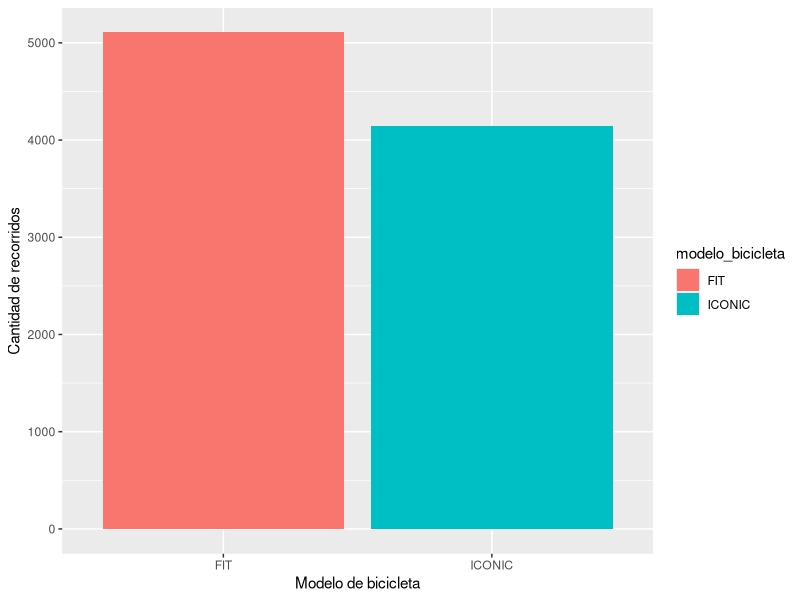
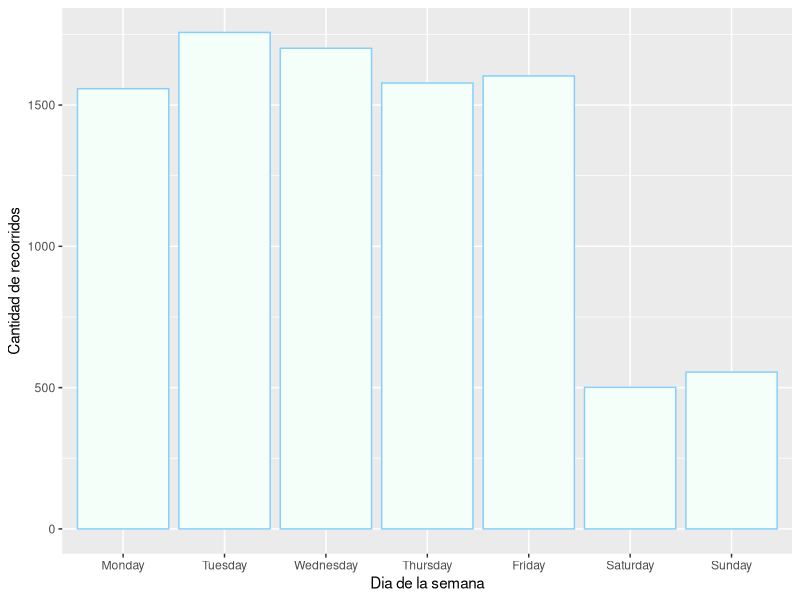
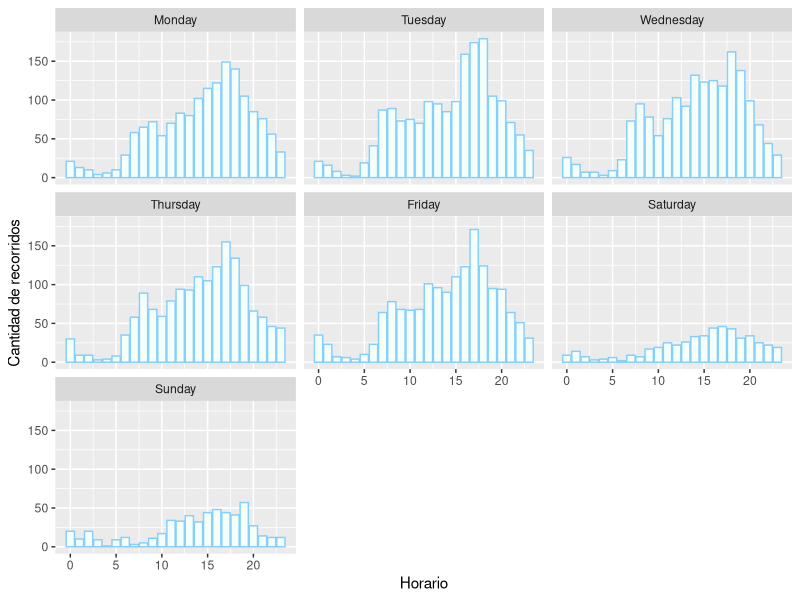
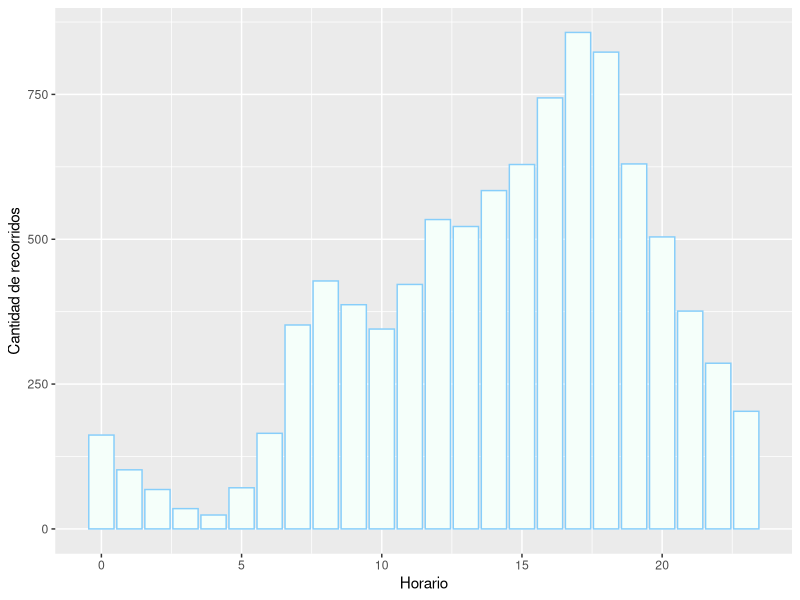
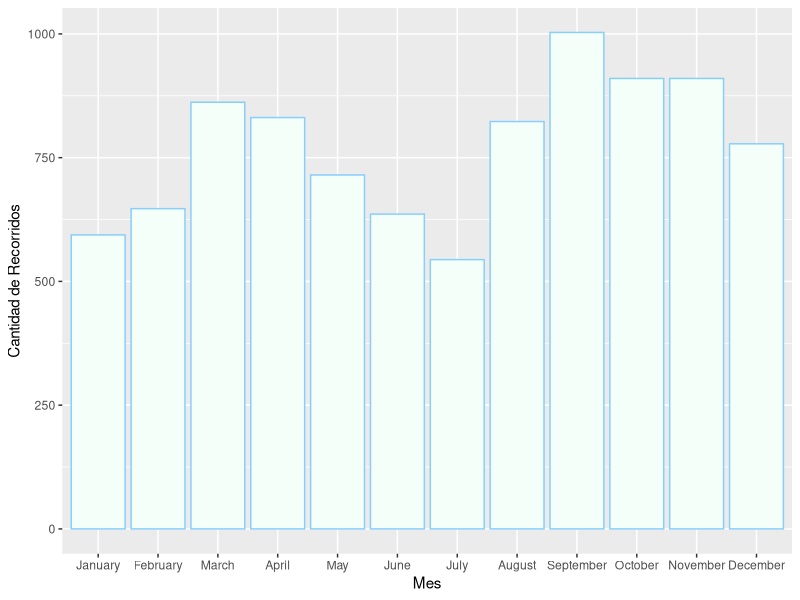
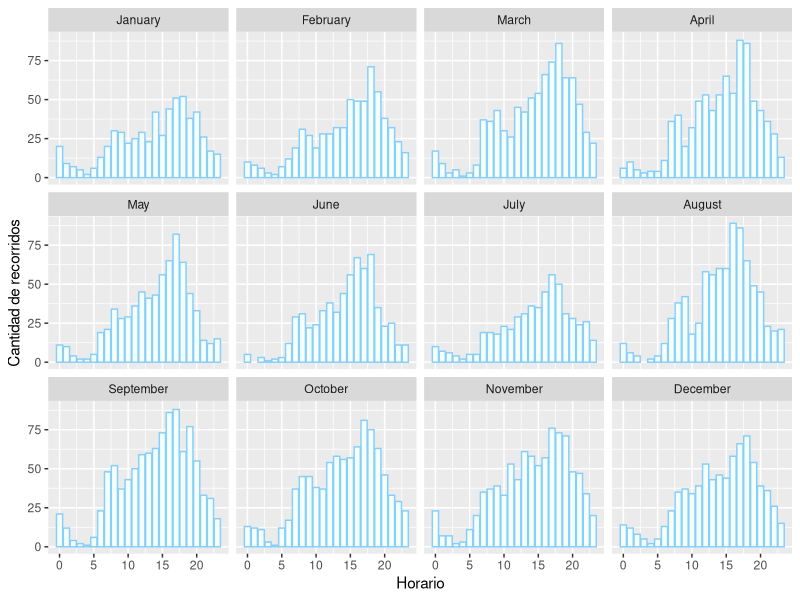
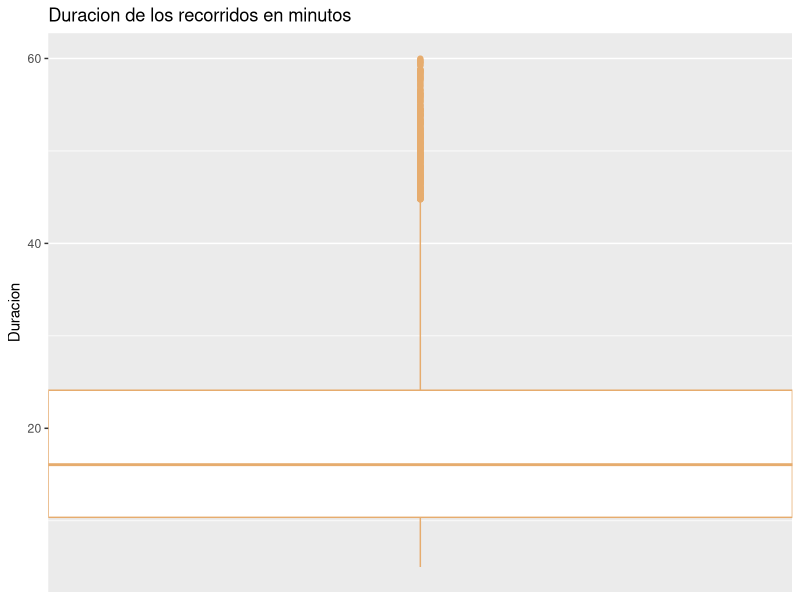
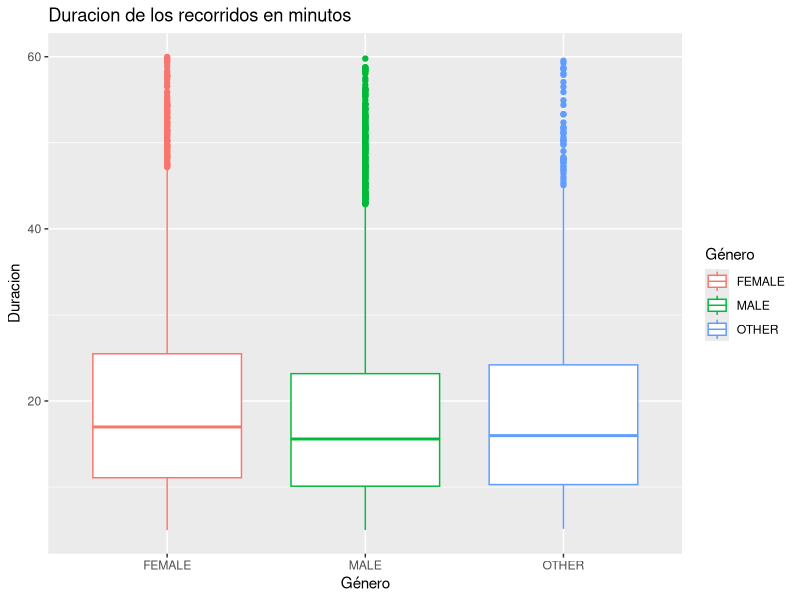

The R source for these figures, in order: (Note: this script raises an error after producing the figures.)
#CONSIDERACIONES ----

#1. Nuestras PC's trabajan con algunas variables en ingles y no en español, entonces si surgen problemas con el fct_level por ejemplo, es porque nosotros ordenamos las categorías en ingles y no español.

#2. Para tener una compresión mas rápida de los nombres de variables, utilizamos los siguientes prefijos "df_" para referirnos a un dataframe, "gr_" para referirnos a un gráfico y "v_" para referirnos a una variable.


#LIBRERIAS ----
library(readr)
library(tidyverse)


#VARIABLES ----

#Las fechas de los días feriados de Argentina 2022 los obtuvimos de la siguiente pagina: https://www.argentina.gob.ar/interior/feriados-nacionales-2022
v_feriados <- c("2022-01-01", "2022-02-28", "2022-03-01", "2022-03-24", "2022-04-02", "2022-04-14", "2022-04-15", "2022-04-16", "2022-04-17", "2022-04-22", "2022-04-23", "2022-04-24", "2022-05-01", "2022-05-02", "2022-05-18", "2022-05-25", "2022-06-17", "2022-06-20", "2022-07-09", "2022-07-30", "2022-08-15", "2022-09-26", "2022-09-27", "2022-10-05", "2022-10-07", "2022-10-10", "2022-11-20", "2022-11-21", "2022-12-08", "2022-12-09", "2022-12-25")

#(nota: cp indica la cantidad de personas)
v_feriaLibro <- c("2022-04-28","2022-04-29","2022-04-30","2022-05-01","2022-05-02","2022-05-03","2022-05-04","2022-05-05","2022-05-06","2022-05-07","2022-05-08","2022-05-09","2022-05-10","2022-05-11","2022-05-12","2022-05-13","2022-05-14","2022-05-15","2022-05-16") #cp = 1.245.000
v_comicCon <- c("2022-05-20","2022-05-21","2022-05-22") #cp = 80 mil
v_duaLipa <- c("2022-09-13","2022-09-14") #cp = 50 mil
v_marchaLGBTQI <- c("2022-10-05") #cp = 130 mil
v_coldplay <- c("2022-10-25","2022-10-26","2022-10-28","2022-10-29","2022-11-01","2022-11-01","2022-11-02","2022-11-04","2022-11-05","2022-11-07","2022-11-08") #cp = 600 mil
v_primaveraSound <- c("2022-11-12","2022-11-13") #cp = 100 mil
v_finalMundial <- c("2022-12-18") #cp = 4 millones
v_feriadoMundial <- c("2022-12-20") #cp = 5 millones

v_diasDestacados <- c(v_feriaLibro, v_comicCon, v_duaLipa, v_marchaLGBTQI, v_coldplay, v_primaveraSound, v_finalMundial, v_feriadoMundial)
#DATAFRAMES
#Dataframes_originales ----

#Lectura de dataframes. Para leer los archivos csv usamos el comando read_csv.

df_clima_aeroparque_BA_2022 <- read_csv("Data/Clima_Aeroparque_BA.csv")

df_bike_trips_2022 <- read_csv("Data/trips_2022_reducido.csv")


#Dataframes_bicis_modificado ----
#Dataframe de bicis filtrado por duración del recorrido, con 4 variables mas ("month", "week_day", "hour" y "public_holiday") y la variable fecha renombrada a date.

df_bike_trips_2022_reformed <- df_bike_trips_2022 %>% 
  filter(between(duracion_recorrido, left = 60*5, right = 60*60)) %>% 
  rename(date = fecha) %>% 
  mutate(month = months(fecha_origen_recorrido), 
         hour = hour(fecha_origen_recorrido), 
         week_day = weekdays(date),
         public_holiday = (date %in% v_feriados))
         
#Dataframes_clima_modificado ----
#Dataframe del clima con 3 variables mas("month", "is_rain", "rain_strength")

df_clima_aeroparque_BA_2022_reformed <- df_clima_aeroparque_BA_2022 %>% 
  mutate(month = months(date),
         is_rain = (prcp > 0),
         rain_strength = case_when(prcp > 0 & prcp <= 3 ~ "debil",
                                 prcp > 3.0 & prcp <= 6.5 ~ "ligera",
                                 prcp > 6.5 & prcp <= 16.0 ~ "moderada",
                                 prcp > 16.0 & prcp <= 40.0 ~ "fuerte",
                                 prcp > 100.0 ~ "torrencial",
                                 .default = "no llovio")) 




#Dataframe_joined ----
#FULL JOIN DE DATAFRAMES
df_bikes_and_weather <- full_join(df_bike_trips_2022_reformed, df_clima_aeroparque_BA_2022_reformed, by = "date")

#Dataframes Descriptivos ----
#dataframe con la duracion de viaje promedio y mediana
df_promedio_y_mediana_de_viajes <-  df_bike_trips_2022_reformed %>% 
  mutate(duracion_recorrido = duracion_recorrido/60) %>% 
  summarise("promedio duracion de viaje" = mean(duracion_recorrido), "mediana de la duracion de viajes" = median(duracion_recorrido))


#GRAFICOS ----

#Dataframe df_bike_trips_2022_reformed
#visualizacion de viajes en minutos
gr_trips_duration_in_minutes_col <- df_bike_trips_2022_reformed %>% 
  mutate(duracion_recorrido = duracion_recorrido/60) %>% 
  ggplot(mapping = aes(x = duracion_recorrido)) +
  geom_histogram(colour = "#E6AC6E", fill = "beige", bins = 11) +
  labs(x = "Duracion", y = "Cantidad de Recorridos", title = "Duracion de los recorridos en minutos")

gr_trips_duration_in_minutes_box <- df_bike_trips_2022_reformed %>% 
  mutate(duracion_recorrido = duracion_recorrido/60) %>% 
  ggplot(mapping = aes(y = duracion_recorrido)) +
  geom_boxplot(color = "#E6AC6E") +
  labs(y = "Duracion", title = "Duracion de los recorridos en minutos") +
  scale_x_discrete(expand = c(0,0))

gr_trips_duration_in_minutes_by_gender <- df_bike_trips_2022_reformed %>% 
  filter(!is.na(Género)) %>% 
  mutate(duracion_recorrido = duracion_recorrido/60) %>% 
  ggplot(mapping = aes(y = duracion_recorrido, x = Género, color = Género)) +
  geom_boxplot() +
  labs(y = "Duracion", title = "Duracion de los recorridos en minutos")

#visualizacion de viajes por mes
gr_trips_by_month <- df_bike_trips_2022_reformed %>% 
  ggplot(mapping = aes(x = fct_relevel(month, c("January", "February", "March", "April", "May", "June", "July", "August", "September", "October", "November", "December")))) +
  geom_bar(fill = "mintcream", colour = "lightskyblue") +
  labs(x = "Mes", y = "Cantidad de Recorridos")

#visualizacion de viajes por dia
gr_trips_by_day <- df_bike_trips_2022_reformed %>% 
  ggplot(mapping = aes(x = fct_relevel(week_day, c("Monday", "Tuesday", "Wednesday", "Thursday", "Friday", "Saturday", "Sunday"))))+
  geom_bar(fill = "mintcream", colour = "lightskyblue") +
  labs(x = "Dia de la semana", y = "Cantidad de recorridos")

#visualizacion de viajes por hora
gr_trips_by_hour <- df_bike_trips_2022_reformed %>% 
  ggplot(mapping = aes(x = hour)) +
  geom_bar(fill = "mintcream", colour = "lightskyblue") +
  labs(x = "Horario", y = "Cantidad de recorridos") 

#visualizacion de viajes por mes y hora
gr_trips_by_month_and_hour <- df_bike_trips_2022_reformed %>% 
  group_by(month) %>% 
  ggplot(mapping = aes(x = hour)) +
  geom_bar(fill = "mintcream",color = "lightskyblue") +
  facet_wrap(~fct_relevel(month, c("January", "February", "March", "April", "May", "June", "July", "August", "September", "October", "November", "December"))) +
  labs(x = "Horario", y = "Cantidad de recorridos")

#visualizacion de viajes por dia y hora
gr_trips_by_day_and_hour <- df_bike_trips_2022_reformed %>% 
  group_by(week_day) %>% 
  ggplot(mapping = aes(x = hour)) +
  geom_bar(fill = "mintcream",color = "lightskyblue") +
  facet_wrap(~fct_relevel(week_day, c("Monday", "Tuesday", "Wednesday", "Thursday", "Friday", "Saturday", "Sunday"))) +
  labs(x = "Horario", y = "Cantidad de recorridos")

#dataframe con la cantidad de estaciones de origen 
df_origin_trip <- df_bike_trips_2022_reformed %>% 
  select(id_estacion_origen, nombre_estacion_origen) %>% 
  group_by(id_estacion_origen, nombre_estacion_origen) %>% 
  summarise(amount_by_station = n()) %>% 
  arrange(desc(amount_by_station))

#dataframe con la cantidad de estaciones de llegada
df_destination_trip <- df_bike_trips_2022_reformed %>% 
  select(id_estacion_destino, nombre_estacion_destino) %>% 
  group_by(id_estacion_destino, nombre_estacion_destino) %>% 
  summarise(amount_by_station = n()) %>% 
  arrange(desc(amount_by_station)) 

#viajes mas comunes
df_common_trips <- df_bike_trips_2022_reformed %>% 
  select(id_estacion_origen, nombre_estacion_origen, id_estacion_destino, nombre_estacion_destino) %>% 
  group_by(id_estacion_origen, nombre_estacion_origen, id_estacion_destino, nombre_estacion_destino) %>% 
  summarise(amount = n()) %>% 
  arrange(desc(amount))

#tipo de bici
gr_bike_type <- df_bike_trips_2022_reformed %>% 
  select(modelo_bicicleta) %>% 
  ggplot(mapping = aes(x = modelo_bicicleta, fill = modelo_bicicleta)) +
  geom_bar() +
  labs(x = "Modelo de bicicleta", y = "Cantidad de recorridos")

#uso de bicis por genero
gr_use_of_bikes_by_gender <- df_bike_trips_2022_reformed %>% 
  select(Género) %>% 
  filter(!is.na(Género)) %>% 
  ggplot(mapping = aes(x = Género, fill = Género)) + 
  geom_bar() +
  labs(x = "Género", y = "Cantidad de recorridos")

#uso de bicis por hora según género
gr_use_of_bikes_by_gender_per_hour <- df_bike_trips_2022_reformed %>%
  filter(!is.na(Género)) %>%
  group_by(Género) %>%
  mutate(cantidadTotalPorGénero = n()) %>%
  group_by(Género,hour,cantidadTotalPorGénero) %>%
  summarise(cantidad = n()) %>%
  mutate(
    cantidadPorcentual = case_when(
      Género == "FEMALE" ~ (cantidad/cantidadTotalPorGénero)*100,
      Género == "MALE" ~ (cantidad/cantidadTotalPorGénero)*100,
      Género == "OTHER" ~ (cantidad/cantidadTotalPorGénero)*100
    )
  ) %>%
  select(Género,cantidadPorcentual) %>%
  ggplot(mapping = aes(x = hour, y = cantidadPorcentual, colour = Género)) +
  geom_line(lwd = 1.49) + 
  scale_x_continuous(expand = c(0,0)) +
  scale_y_continuous(expand = c(0,0)) +
  facet_wrap(~Género) +
  theme(legend.position = "bottom")


#uso de bicis dia comunes vs feriados
#tenemos 31 feriados y (365 - 31) = 334 no feriados 
df_uso_feriado_vs_no_feriado <- df_bike_trips_2022_reformed %>% 
  group_by(public_holiday) %>% 
  summarise(cant_viajes = n()) %>% 
  group_by(public_holiday) %>% 
  summarise(prom_viajes = if(public_holiday == TRUE){prom_feriado = uso_feriado_vs_no_feriado[2,2] / 31}else{df_uso_feriado_vs_no_feriado[1,2] / 334})

                                            
gr_viajes_promedio_feriados <- df_uso_feriado_vs_no_feriado %>% 
  ggplot(mapping = aes(x = public_holiday, y = prom_viajes$cant_viajes, color = public_holiday)) + 
  geom_col(fill = "white") +
  labs(x = "Dia Feriado", y = "Cantidad", title = "Cantidad de viajes diarios por feriados y no feriados")


#uso de bicis en días desetacados del año (arbitrario) ----
#para este caso seleccionamos arbitrariamente 8 días que están descritos en el informe.

# Feria del libro
bicisFeriaDelLibro <- df_bike_trips_2022_reformed %>%
  filter(date %in% v_feriaLibro) %>%
  group_by(hour) %>%
  summarise(cantidad = round(n()/length(v_feriaLibro)))
# Comic Con
bicisComicCon <- df_bike_trips_2022_reformed %>%
  filter(date %in% v_comicCon) %>%
  group_by(hour) %>%
  summarise(cantidad = round(n()/length(v_comicCon)))
# Dua Lipa
bicisDuaLipa <- df_bike_trips_2022_reformed %>%
  filter(date %in% v_duaLipa) %>%
  group_by(hour) %>%
  summarise(cantidad = round(n()/length(v_duaLipa)))
# MarchaLGBT
bicisMarchaLGBT <- df_bike_trips_2022_reformed %>%
  filter(date %in% v_marchaLGBTQI) %>%
  group_by(hour) %>%
  summarise(cantidad = round(n()/length(v_marchaLGBTQI)))
# Coldplay
bicisColdplay <- df_bike_trips_2022_reformed %>%
  filter(date %in% v_coldplay) %>%
  group_by(hour) %>%
  summarise(cantidad = round(n()/length(v_coldplay)))
#PrimaveraSound
bicisPrimSound <- df_bike_trips_2022_reformed %>%
  filter(date %in% v_primaveraSound) %>%
  group_by(hour) %>%
  summarise(cantidad = round(n()/length(v_primaveraSound)))
# Mundial
bicisFinalMundial <- df_bike_trips_2022_reformed %>%
  filter(date %in% v_finalMundial) %>%
  group_by(hour) %>%
  summarise(cantidad = round(n()/length(v_finalMundial)))
# Feriado Mundial
bicisFeriadoMundial <- df_bike_trips_2022_reformed %>%
  filter(date == v_feriadoMundial) %>%
  group_by(hour) %>%
  summarise(cantidad = round(n()/length(v_feriadoMundial)))


# Este solamente es un dato orientativo para analizar los viajes en cada evento
viajesPromedioFeriaLibro <- sum(bicisFeriaDelLibro$cantidad) # 24 viajes
viajesPromedioComicCon <- sum(bicisComicCon$cantidad) # 17 viajes
viajesPromedioDuaLipa <- sum(bicisDuaLipa$cantidad) # 44 viajes
viajesPromedioLGBT <- sum(bicisMarchaLGBT$cantidad) # 48 viajes
viajesPromedioColdplay <- sum(bicisColdplay$cantidad) # 31 viajes
viajesPromedioPrimSound <- sum(bicisPrimSound$cantidad) # 9 viajes
viajesPromedioMundial <- sum(bicisFinalMundial$cantidad) # 31 viajes
viajesPromedioFeriadoMundial <- sum(bicisFeriadoMundial$cantidad) # 27 viajes
# De mayor a menor, los eventos con mayor viajes promedio son: Marcha LGBT, concierto Dua Lipa, concierto Coldplay y Final del Mundial, Feria del libro, Comic Con y Primavera Sound
# Generamos un data frame con los viajes realizados según cada evento
dfViajesPromedioEventos <- data.frame(
  evento = c("Feria del Libro","Comic Con","Dua Lipa","Marcha LGBT","Coldplay","Primavera Sound","Mundial","Feriado mundial"),
  viajesPorEvento = c(viajesPromedioFeriaLibro,viajesPromedioComicCon,viajesPromedioDuaLipa,viajesPromedioLGBT,viajesPromedioColdplay,viajesPromedioPrimSound,viajesPromedioMundial,viajesPromedioFeriadoMundial)
)
graficoEventos <- dfViajesPromedioEventos %>%
  ggplot(mapping = aes(x = evento, y = viajesPorEvento)) +
  geom_col()



#Dataframe df_clima_aeroparque_BA_2022 ----

#dataframe summary del clima
summary(df_clima_aeroparque_BA_2022_reformed)

#grafico de temperaturas por mes
gr_temperatura_por_mes <- df_clima_aeroparque_BA_2022_reformed %>% 
  select(tmin, tmax, tavg, month) %>% 
  group_by(month) %>% 
  summarise(tmin_by_month = mean(tmin), tmax_by_month = mean(tmax), tavg_by_month = mean(tavg)) %>% 
  ggplot(mapping = aes(x = fct_relevel(month, c("January", "February", "March", "April", "May", "June", "July", "August", "September", "October", "November", "December")), y = tmax_by_month)) +
  geom_point(colour = "red", size = 4) +
  geom_point(aes(x = fct_relevel(month, c("January", "February", "March", "April", "May", "June", "July", "August", "September", "October", "November", "December")), y = tmin_by_month), color = "blue", size = 4) +
  labs(x = "Mes", y = "Temperatura")

#grafico de temperaturas por dia
gr_temperatura_por_dia <- df_clima_aeroparque_BA_2022_reformed %>%
  pivot_longer(cols = 3:4, names_to = "tipo", values_to = "temp") %>%
  ggplot(mapping = aes(x = date, y = temp, color = tipo)) +
  geom_line() +
  scale_color_manual(labels = c("Tmax", "Tmin"), values = c("red", "blue")) +
  labs(x = "Dia del año", y = "Temperatura max y min", color = "Temperatura") +
  theme_classic()

#precipitaciones por mes
gr_precipitaciones_por_mes <- df_clima_aeroparque_BA_2022_reformed %>% 
  group_by(month) %>% 
  filter(!is.na(prcp)) %>% 
  summarise(precipitation_by_month = mean(prcp)) %>% 
  ggplot(mapping = aes(x = fct_relevel(month, c("January", "February", "March", "April", "May", "June", "July", "August", "September", "October", "November", "December")), y = precipitation_by_month)) +
  geom_col(fill = "lightgoldenrod2", colour = "lightseagreen") +
  labs(x = "Mes",y = "Precipitacion por mes")


#uso de bicis por temperatura_promedio
gr_bikes_by_temp <- df_bikes_and_weather %>% 
  mutate(t_avg_round = round(tavg)) %>% 
  group_by(t_avg_round) %>% 
  summarise(viajes_por_tavg = n()) %>% 
  ggplot(mapping = aes(x = t_avg_round, y = viajes_por_tavg)) +
  geom_line()


#uso de bicis por precipitaciones
df_uso_de_bicis_segun_precipitaciones <- df_bikes_and_weather %>% 
  filter(!is.na(prcp)) %>% 
  group_by(is_rain) %>% 
  summarise(viajes_lluvia = n()) %>% 
  group_by(is_rain) %>% 
  summarise(prom_viajes = if(is_rain == FALSE){(viajes_lluvia[1])/266}else{(df_uso_de_bicis_segun_precipitaciones$viajes_lluvia[2])/97})
  

gr_uso_de_bicis_segun_precipitaciones <- df_uso_de_bicis_segun_precipitaciones %>% 
  ggplot(mapping = aes(x = is_rain, y = prom_viajes, color = is_rain)) + 
  geom_col(fill = "white") +
  labs(x = "Llovio?", y = "Cantidad", title = "Cantidad de viajes diarios durante dias de lluvia y no lluvia")


#uso de bicis segun la potencialidad de lluvias
gr_de_uso_De_bicis_segun_lluvia <- df_clima_aeroparque_BA_2022_reformed %>% 
  filter(rain_strength != "no llovio") %>% 
  ggplot(mapping = aes(x = fct_relevel(rain_strength, c("debil", "ligera", "moderada", "fuerte", "torrencial")))) +
  geom_bar()

df_bikes_and_weather %>% select(date, rain_strength) %>% distinct() %>% group_by(rain_strength) %>% summarise(cant = n())


df_bikes_and_weather %>% group_by(rain_strength) %>% summarise(cant = n())
